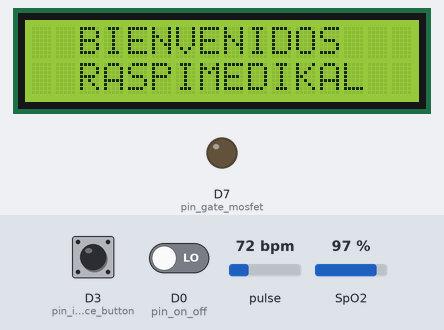
Bench run of a sketch on a simulated ESP8266 (Wemos D1 mini). Parts: 16×2 character LCD, output pins drawn as LEDs (lit = HIGH). Inputs (shaded band) come from the test bench; at power-on: D3 (pin_interface_button) HIGH, D0 (pin_on_off) LOW, pulse 72 bpm, SpO2 97 %. WiFi joins after 1.5 s; servers stay silent unless stated; no MQTT or app messages arrive unless stated; what the sketch prints to the serial monitor is not drawn.

Above: at 1.7 s.
At 4.8 s:
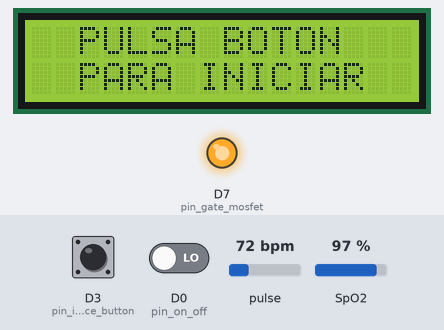
4.9 s: D3 (pin_interface_button) pulled LOW for 0.15 s
At 6.1 s:
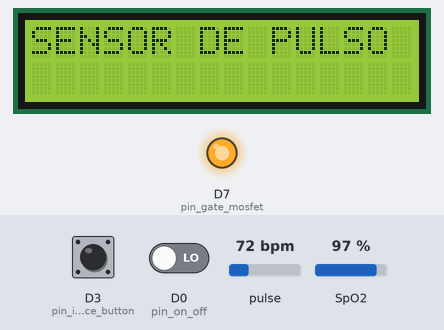
At 12.6 s:
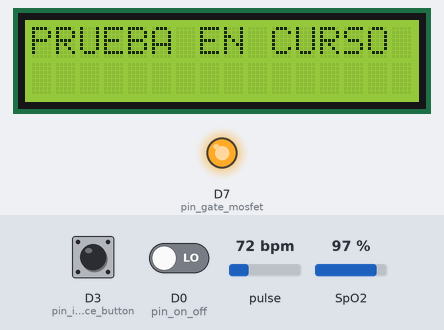
Timing chart, 0 to 14.1 s (numbered marks = the images above; inputs shaded):
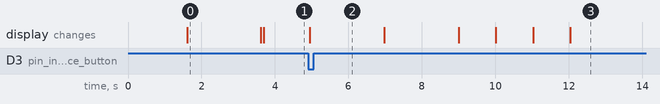

Measured:
- after the input at 4.9 s, D7 (pin_gate_mosfet): stays HIGH (without the input it goes to LOW after 5.1 s); the display: changes after 0.05 s (image 2)
- what the display in image 0 shows lasts 2.0 s, from 1.6 s to 3.6 s

The sketch:

mqtt_sensores_button_lcd_autooff.ino
```cpp
#include <Wire.h>
#include <math.h>
#include "MAX30100_PulseOximeter.h"
#include <Adafruit_MLX90614.h>

// Librerias de MQTT
#include <ESP8266WiFi.h>
#include <ESP8266WiFiMulti.h>
#include <PubSubClient.h>


//*******************************************libreria lcd
#include <LiquidCrystal_I2C.h>
//*******************************************


// Constantes MQTT
const char* ssid = "Raspy_jaime";
const char* password = "MUISE_LSEL";
const char* mqtt_server = "192.168.4.1";

WiFiClient espClient;
PubSubClient client(espClient);

// FIN MQTT

#define REPORTING_PERIOD_MS     1000

PulseOximeter pox;

// Variables sensores Nacho y Jaime
int pulsox_sensor_read_complete = 0;
uint32_t captura_spo2, captura_heart =0 ;

uint32_t tsLastReport = 0;
Adafruit_MLX90614 mlx = Adafruit_MLX90614();

// Variables a enviar mqtt
int flag_temp;
float temperatura[2];
float oximetria[4];
char msg[50];

// Variables boton
int estado_boton_encendido=0;
int estado_boton_prueba=0;


//*******************************************variables boton de usuario
int flag_button=0;
int interface_button = digitalRead(D3);
//*******************************************

//**************************************inicio lcd
LiquidCrystal_I2C lcd(0x27,16,2);
//***************************************


//variables auto off
unsigned long last_measure_time,actual_time=0;
unsigned long last_measure_timeout = 10000;
int on_off_button_detector = digitalRead(D0);


// Configuracion Wifi para MQTT
void setup_wifi() {

  delay(10);
  // We start by connecting to a WiFi network
  Serial.println();
  Serial.print("Connecting to ");
  Serial.println(ssid);

  // Linea extra para solucionar error:
  WiFi.mode(WIFI_STA);

  WiFi.begin(ssid, password);

  while (WiFi.status() != WL_CONNECTED) {
    delay(500);
    Serial.print(".");
  }

  Serial.println("");
  Serial.println("WiFi connected");
  Serial.println("IP address: ");
  Serial.println(WiFi.localIP());
}


void setup()
{
   // Configuracion de mensajes por monitor serie
  Serial.begin(115200);

  // Configuracion de Wifi y MQTT
  setup_wifi();
  client.setServer(mqtt_server, 1883);
  // Funcion callback de recepcion de datos
  //client.setCallback(callback);

  /*
  // The default current for the IR LED is 50mA and it could be changed
  //   by uncommenting the following line. Check MAX30100_Registers.h for all the
  //   available options.
  // pox.setIRLedCurrent(MAX30100_LED_CURR_7_6MA);
  */

  //****************************************setup boton de usuario
  pinMode(D3, INPUT); //pin interface button
  //********************************************

  //***************************lcd:
  lcd.init();
  lcd.backlight();
  //***********************************

  //********************************lcd mensaje inicio
  lcd.setCursor(0,0);
  lcd.print("  BIENVENIDOS   ");
  lcd.setCursor(0,1);
  lcd.print("  RASPIMEDIKAL  ");
  delay(2000);
  lcd.clear();
  //**********************************


  //setup auto off
  pinMode(D0, INPUT);//pin on off
  pinMode(D7, OUTPUT);//pin gate mosfet
  digitalWrite(D7, HIGH); //retroalimentacion wemos

}


// Funcion para reconectar a la red
void reconnect() {
  // Loop until we're reconnected
  while (!client.connected()) {
    Serial.print("Attempting MQTT connection...");
    // Attempt to connect
    if (client.connect("ESP8266Client")) {
      Serial.println("connected");
      // Once connected, publish an announcement...
      client.publish("Sistema/Wemos", "Conexión correcta: Inicio tranmisión datos\n");
      // ... and resubscribe
      // ESTA PARTE TODAVIA NO LA HACEMOS; ENVIAR RASPY A WEMOS
      //client.subscribe("Sistema/Raspy");
    } else {
      Serial.print("failed, rc=");
      Serial.print(client.state());
      Serial.println(" try again in 5 seconds");
      // Wait 5 seconds before retrying
      delay(5000);
    }
  }
}


void lcd_interface()
{
  lcd.clear();
  lcd.setCursor(0,0);
  lcd.print("  DEDO INDICE   ");
  lcd.setCursor(0,1);
  lcd.print("SOBRE EL SENSOR ");
  delay(2000);
  lcd.clear();
  lcd.setCursor(0,0);
  lcd.print("        3       ");
  delay(1000);
  lcd.setCursor(0,0);
  lcd.print("        2       ");
  delay(1000);
  lcd.setCursor(0,0);
  lcd.print("        1       ");
  delay(1000);
  lcd.setCursor(0,0);
  lcd.print("PRUEBA EN CURSO ");
}


void time_update()
{
  last_measure_time=millis();
  last_measure_timeout=last_measure_time+10000;
}


void pulsox_sensor(float oximetria[4])
{

  //salida lcd
  lcd.clear();
  lcd.setCursor(0,0);
  lcd.print("SENSOR DE PULSO ");
  delay(2000);
  lcd_interface();

  //inicializar sensor
  if (!pox.begin()) {
    Serial.println("FAILED");
    for (;;);
  } else {
    Serial.println("SUCCESS");
  }


  int samples_total_sensor = 0;
  int samples_validas_sensor = 0;
  float heartrate_media=0;
  float heartrate_varianza=0;
  float spo2_media=0;
  float spo2_varianza=0;
  float dif_cuadrados_heartrate= 0;
  float dif_cuadrados_spo2=0;
  float dataheartrate[10] ;
  float dataspo2[10];


  //variables lcd
  String heartrate_media_string;

  while (1)
  {

    if (samples_total_sensor == 20)
    {
      //Media y varianza (s^2)
      heartrate_media=captura_heart/10.0;
      spo2_media=captura_spo2/10.0;
      for (int i=0; i < 10; i++){
        dif_cuadrados_heartrate = pow((dataheartrate[i]-heartrate_media),2)+ dif_cuadrados_heartrate;
        dif_cuadrados_spo2 = pow((dataspo2[i]-spo2_media),2) + dif_cuadrados_spo2;
      }
      heartrate_varianza=dif_cuadrados_heartrate / 9;
      oximetria[0]=heartrate_media;
      oximetria[1]=heartrate_varianza;
      spo2_varianza=dif_cuadrados_spo2 / 9;
      oximetria[2]= spo2_media;
      oximetria[3]= spo2_varianza;
      Serial.print("Ritmo Cardiaco: Media="); Serial.print(oximetria [0]); Serial.println("  Varianza="); Serial.print(oximetria[1]); Serial.print("\n");
      Serial.print("Oxigeno: Media="); Serial.print(oximetria [2]); Serial.println("  Varianza="); Serial.print(oximetria [3]); Serial.print("\n");
      pulsox_sensor_read_complete = 1;


      heartrate_media_string=String(heartrate_media);//convierto dato a string para mostrar en lcd
      lcd.clear();
      lcd.setCursor(0,0);
      lcd.print("PULSO: ");
      lcd.print(heartrate_media_string);
      lcd.print(" PPM");
      time_update();
      delay(3000);

      return;
    }


    else {


      pox.update();
      // Asynchronously dump heart rate and oxidation levels to the serial
      // For both, a value of 0 means "invalid"
      if (millis() - tsLastReport > REPORTING_PERIOD_MS)
      {


        if (samples_total_sensor >= 10)
        {
            dataheartrate[samples_validas_sensor]=pox.getHeartRate();
            dataspo2[samples_validas_sensor]=pox.getSpO2();
            captura_spo2 += pox.getSpO2();
            captura_heart += pox.getHeartRate();
            Serial.print(pox.getHeartRate());//muestro las 20 lecturas del sensor de pulso y oxigeno
            Serial.print(",");
            Serial.println(pox.getSpO2());
            samples_validas_sensor++;

        }
        tsLastReport = millis();
        samples_total_sensor++;
      }

    }
  }
}

void temp_sensor(float temperatura[2])
{
  //salida lcd
  lcd.clear();
  lcd.setCursor(0,0);
  lcd.print("   SENSOR DE    ");
  lcd.setCursor(0,1);
  lcd.print("  TEMPERATURA   ");
  delay(2000);
  lcd_interface();

  //inicializar sensor
  mlx.begin();

  //variables temperatura
  int samples_temp_sensor = 0;
  float tempdedo = 0;
  float temp_media = 0;
  float temp_varianza=0;
  float temp_varianza_2 = 0;
  float dif_cuadrados = 0;
  float dif_cuadrados_2 = 0;
  float data[20] ;
  float out[2];


  //variables lcd
  String temp_media_string;


  while (1)
  {
    if (samples_temp_sensor == 20)
    {
      // Media y varianza (s^2)
      temp_media = tempdedo / 20;
      for (int i=0; i < 20; i++){
        dif_cuadrados = pow((data[i]-temp_media),2) + dif_cuadrados;
        dif_cuadrados_2 = (data[i]-temp_media)*(data[i]-temp_media) + dif_cuadrados_2;
      }
      temp_varianza = dif_cuadrados / (19);
      temp_varianza_2 = dif_cuadrados_2 / (samples_temp_sensor-1);
      Serial.print("Varianza 1 =");Serial.print(temp_varianza);Serial.print("  Varianza 2 =");Serial.println(temp_varianza_2);
      temperatura [0] = temp_media;
      temperatura [1]= temp_varianza;
      Serial.print("Temperatura Corporal: Media="); Serial.print(temperatura [0]); Serial.print("*C,  Varianza="); Serial.println(temperatura [1]);

      temp_media_string=String(temp_media);//convierto dato a string para mostrar en lcd

      lcd.clear();
      lcd.setCursor(0,0);
      lcd.print("TEMP: ");
      lcd.print(temp_media_string);
      lcd.print(" C");
      delay(3000);
      time_update();
      return;
    }
    else
    {
      data[samples_temp_sensor]= mlx.readObjectTempC()+ 5;

      if (data[samples_temp_sensor] > mlx.readAmbientTempC() && data[samples_temp_sensor] < 50){
        Serial.println(data[samples_temp_sensor]);//muestro las 20 leccturas del sensor
        tempdedo += (data[samples_temp_sensor]);
        samples_temp_sensor++;
        delay(500);
      }
      else{
        Serial.print("Dato despreciado de temperatura: ");Serial.println(data[samples_temp_sensor]);
        delay(50);
      }
    }
  }
}


void loop()
{

  if (!client.connected()) {
      reconnect();
    }
  client.loop();


 if (flag_button==0)
 {
     //lcd.clear();
    lcd.setCursor(0,0);
    lcd.print("  PULSA BOTON   ");
    lcd.setCursor(0,1);
    lcd.print("  PARA INICIAR  ");
 }

  else
  {
     //lcd.clear();
     lcd.setCursor(0,0);
     lcd.print("   PULSA PARA   ");
     lcd.setCursor(0,1);
     lcd.print("SIGUIENTE PRUEBA");
   }

  interface_button =digitalRead(D3);
  if (interface_button==LOW && flag_button==0)
  {
    pulsox_sensor(oximetria);
    //Serial.println("pulso");
    flag_button=1;
  }

   interface_button =digitalRead(D3);
  if (interface_button==LOW && flag_button==1)
  {
    temp_sensor( temperatura );
    //Serial.println("temp");
    flag_button=0;
    flag_temp = 1;
  }


  //times to auto off
  actual_time=millis();

  if((actual_time>last_measure_timeout))
    {
      digitalWrite(D7, LOW); //gate mosfet
    }

  on_off_button_detector = digitalRead(D0);
  if(on_off_button_detector==HIGH && (millis()>3000))
   {
     digitalWrite(D7, LOW); //gate mosfet
   }


   if (!client.connected()) {
      reconnect();
    }
    client.loop();

  /*
  // Envio pulso
  snprintf (msg, 75, "Ritmo Cardiaco: Media =%.1f Varianza =%.1f", oximetria[0], oximetria[1]);
  Serial.print("Publish message: ");
  Serial.println(msg);
  client.publish("Sistema/Wemos/Pulso", msg);

  //Envio Oxigeno
  snprintf (msg, 75, "Oxigeno: Media =%.1f Varianza =%.1f", oximetria[2], oximetria[3]);
  Serial.print("Publish message: ");
  Serial.println(msg);
  client.publish("Sistema/Wemos/Oxigeno", msg);
  */


  // Aqui pondriamos un if para comprobar la varianza

  // Envio temperatura
  if( flag_temp == 1){

    snprintf (msg, 75, "Temperatura: Media =%.1f Varianza =%.1f", temperatura[0], temperatura[1]);
    Serial.print("Publish message: ");
    Serial.println(msg);
    client.publish("Sistema/Wemos/Temperatura", msg);
    flag_temp=0;
  }

}
```
